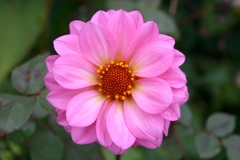
#> input picture homework/homework_1/flower.jpg, 240 x 160 px
$ jupyter execute HW1.ipynb   (shell and % lines are left out)
#> lines starting #> are read from the running program, lines starting #| are printed output that depends on the picture
# Question 1a: %timeit
You may know from your experiences with matlab that you should always prefer vector- or matrix-based operations over for loops, if possible (hence the name **mat**(rix)**lab**(oratory)). The same is true of python -- you should prefer numpy-array-based operations over for loops. This will also be important for tensorflow -- as much as possible, you should avoid using python for loops when writing tensorflow code. To examine the impact of using for loops over numpy-array-based operations, for this question, you will exploit one of jupyter's built-in magic commands, `%timeit`:

[cell 1]
import numpy as np
np.zeros((100,100))  # provide statistics on how long it takes to generate a 100x100 array of 0s

As you can see, all you need to do is put `%timeit` before the command that you would normally run and jupyter will run that line multiple times to generate computation timing statistics.

Now, let's compare the computation timing for multiplying two random matrices, each with a dimension of 100x100, using 1) `np.matmul` and 2) multiple embedded for loops. For (2), please write your own function to implement the for loops. Feel free to wrap (2) into a function definition. Verify that (1) and (2) produce the same output. According to `%timeit`, how many times faster is (1) than (2)?

[cell 2]
# Create two random 100x100 matrices
A = np.random.rand(100, 100)
B = np.random.rand(100, 100)

# Define a function for matrix multiplication using for loops
def formatmul(a, b):
    dim1 = a.shape[0]
    innerdim = a.shape[1]
    dim2 = b.shape[1]
    c = np.zeros((dim1, dim2))
    for k in range(0, dim2):
        for i in range(0, dim1):
            value = 0
            for j in range(0, innerdim):
                value = value + a[i, j]*b[j, k]
            c[i, k] = value
    return c

# Time both operations
print('The np.matmul takes')
print('\nMy matrix multiplication function takes')

We see that the np.matmul method is almost 10,000 times faster than the for loop method (700 ms / 70 us ~ 10,000).

# Question 1b
There are two main ways of computing convolutions digitally: 1) directly, using the definition of a convolution, and 2) using the convolution theorem that you proved in the written portion of this homework assignment (i.e., using ffts). Which method is more efficient depends on the sizes of the inputs. Let's use `%timeit` to compare the speeds for 1D convolutions using [`scipy.signal.convolve `](https://docs.scipy.org/doc/scipy/reference/generated/scipy.signal.convolve.html). This function has an argument called "method", which can be set to "direct" or "fft", which correspond to (1) and (2) above. Use this function to convolve two random 1D signals of lengths $n=100, 500, 1000,$ and $2000$, and compare the speed of both methods. For which n do(es) method 1 outperform method 2, and vice versa? Can you make any generalizations based on these results about when one method outperforms the other?

[cell 3]
from scipy.signal import convolve
size = [100, 500, 1000, 2000]

print('Timings for Direct Method')
for i in size:
    a = np.random.randn(i)
    b = np.random.randn(i)
    print('\nConvolution of two 1D arrays size', i, 'is:')
    convolve(a, b, 'full', 'direct')

[cell 4]
print('Timings for fft method')
for i in size:
    a = np.random.randn(i)
    b = np.random.randn(i)
    print('\nConvolution of two 1D arrays size', i, 'is:')
    convolve(a, b, 'full', 'fft')

### Question 1b Discussion
From the operations in the two kernels above we can see that for small arrays, convolution using the direct method is faster than convolution using the Fourier (fft) method. For arrays of size 100, 500, 1000, and 2000, this is true except for the largest array convolution (size 2000 array). With this largest array in the set, the fft method is faster than the direct method. We cannot make a complete generalization from these results, but we can say that a convolution using arrays smaller than 1000 entries will be faster with the direct method, and a convolution using arrays larger than 2000 entries will be faster with the fft method. (We do not know at what array size between 1000 and 2000 the fft method becomes faster than the direct one.)

# Question 2: the convolution theorem
As we investigated in question 1b, it is also possible to do convolutions using Fourier transforms, and in some cases this is the preferable method. In fact, there is some body of work investigating the use of ffts and multiplication to do convolution operations in convolutional neural networks.

For this question, to illustrate this theorem, given a convolutional kernel you will find the corresponding Fourier operation that produces the same result. To this end,

1. create a 7x7 Gaussian kernel with a standard deviation $\sigma=2$ (using a pixel grid spacing of 1)
2. load an image, if it is color then convert it to grayscale (you can just sum the 3 color channels), and then resize the image into a 128x128 array
3. compute the convolution  - you can use a numpy (np) or scipy function. Make sure the output is the same size as the input image, which is slightly different than the formal definition of a discrete convolution, but is something that is usually convenient to do.
4. Find the Fourier filter that does the same operation in the Fourier domain, and show the resulting blurred image implemented using the Fourier method (i.e., if $I_{2}=I_{1}*h$, then $\mathcal{F}[I_{2}]=\mathcal{F}[I_{1}]\mathcal{F}[h]$, so find the correct array for $\mathcal{F}[h]$ and re-generate $I_2$).

[cell 5]
# the following line will cause subsequent plotting commands to display directly in the notebook
import matplotlib.pyplot as plt
from scipy import misc

# Part 1
# Create gaussian kernel
mu = 3.0
std = 2.0
x, y = np.mgrid[-3:4, -3:4]
gauss = np.exp(-((x**2/mu + y**2/mu)/(2.0*std**2)))
gauss = gauss/gauss.sum()

print('Gaussian Kernel')
plt.imshow(gauss)
plt.show()
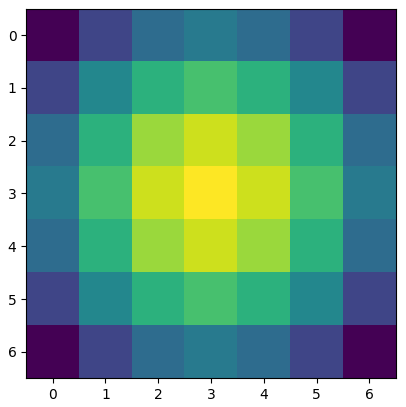
#> figure drawn by matplotlib, 1 panel

[cell 6]
# Part 2
# Read in the image and display it
from skimage.transform import resize
img = plt.imread('flower.jpg')
#> img is the input picture: shape (160, 240, 3); mean R, G, B 123.4, 88.9, 103
plt.imshow(img)
plt.show()

# Convert to grayscale by summing the channels and display
img_gray = (0.3*img[:, :, 0] + 0.6*img[:, :, 1] + 0.1*img[:, :, 2])
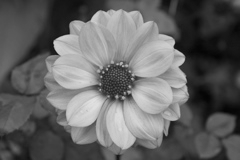
#> img_gray: shape (160, 240) float64; min 4.1, max 226.4, mean 100.7
plt.imshow(img_gray, cmap = 'gray')
plt.show()

# Resize and display
img_gray = resize(img_gray, (128,128))
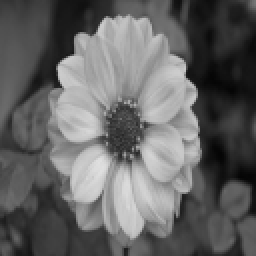
#> img_gray: shape (128, 128) float64 (shown 2 times larger); min 5.04, max 224.1, mean 100.7
plt.imshow(img_gray, cmap = 'gray')
plt.show()

[cell 7]
# Part 3
# Convolve gaussian kernel over the image and display result
from scipy import signal
conv_img = signal.convolve2d(img_gray, gauss, 'same')
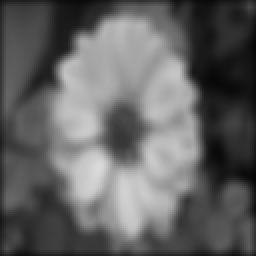
#> conv_img: shape (128, 128) float64 (shown 2 times larger); min 5.91, max 219.1, mean 99.2
plt.imshow(conv_img, cmap = 'gray')

[cell 8]
# Part 4
# Create matrix h by padding the gaussian kernel with zeros
from numpy.fft import fft2, ifft2, fftshift, ifftshift
h = np.pad(gauss, (60, 61), 'constant', constant_values = 0)

# Fourier transform matrix h and the input
ft_h = fftshift(fft2(h))
ft_in = fftshift(fft2(img_gray))

# Elementwise produce the transforms and take inverse transform, display result
ft_out = ft_in*ft_h
img_out = ifftshift(ifft2(ft_out))
plt.imshow(abs(img_out), cmap = 'gray')
print('Note that this blurred image is the same as the one above.')
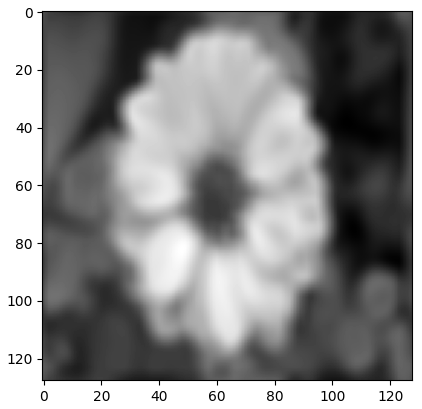
#> figure drawn by matplotlib, 1 panel

# Question 3: data augmentation
One indispensable tool used in deep learning is data augmentation. That is, we can to some extent artificially increase the size of our dataset by randomly altering the current dataset. One common augmenting operation is to do random crops of the original image. For example, researchers designing neural networks for ImageNet, a dataset of natural RGB images, typically resize the images to 256x256x3 and then take a random 224x224x3 crop such that the latter fits entirely in the former.

For this question, take a picture with your phone or find a picture online, load it into jupyter, resize it to 256x256x3 (discard the alpha channel if one is present), and then perform the random 224x224x3 crop. The crops should be uniformly distributed within the bounding 256x256 box and do not need to be rotated. Please display the 256x256x3 image and 5 random crops using `plt.imshow`.

[cell 9]
# Read in image and display
img2 = plt.imread('tower.jpg')
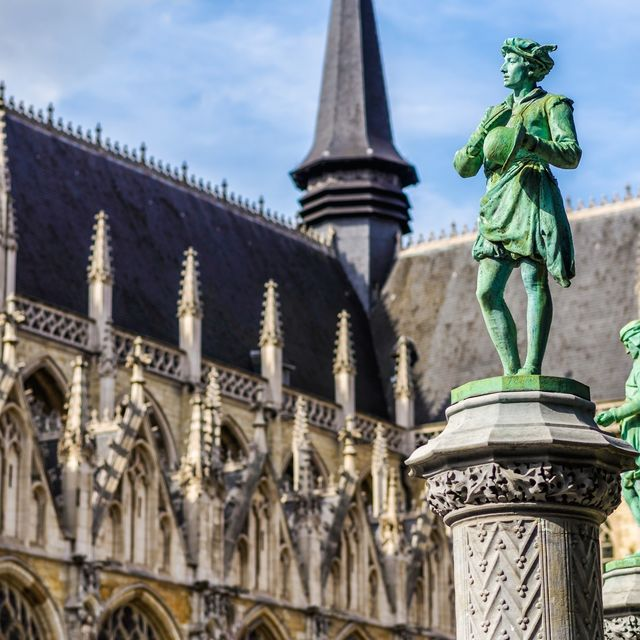
#> input picture homework/homework_1/tower.jpg, 640 x 640 px
#> img2 is the input picture: shape (640, 640, 3); mean R, G, B 121.2, 125.3, 127.9
img2_resize = resize(img2, (256,256,3))
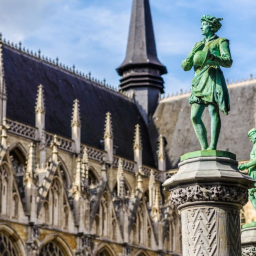
#> img2_resize: shape (256, 256, 3) float64; mean R, G, B 0.475, 0.491, 0.501
plt.imshow(img2_resize)
print('Original Image')
plt.show()

# Enter square crop size and the current image shape
crop_size = 224
width = img2_resize.shape[0]
#> width = 256
height = img2_resize.shape[1]
#> height = 256

# Run for loop to produce 5 random crops
print('Cropped Images')
for i in range(0, 5):
    x_start = np.random.randint(0, width - crop_size)
    y_start = np.random.randint(0, height - crop_size)
    crop_img = img2_resize[x_start:x_start+crop_size, y_start:y_start+crop_size, :]
    plt.imshow(crop_img)
    plt.show()
#> this loop made 5 passes
#> pass 1, `crop_img = img2_resize[x_start:x_start+crop_size, y_start:y_start+crop..`:
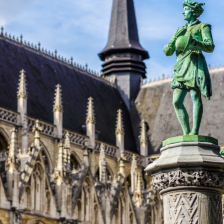
#> crop_img: shape (224, 224, 3) float64; mean R, G, B 0.462, 0.476, 0.483
#> pass 2, `crop_img = img2_resize[x_start:x_start+crop_size, y_start:y_start+crop..`:
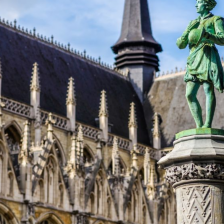
#> crop_img: shape (224, 224, 3) float64; mean R, G, B 0.455, 0.461, 0.459
#> pass 3, `crop_img = img2_resize[x_start:x_start+crop_size, y_start:y_start+crop..`:
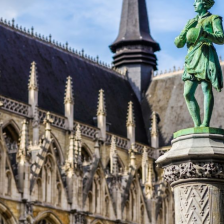
#> crop_img: shape (224, 224, 3) float64; mean R, G, B 0.455, 0.46, 0.457

# Note for the random crops below that it is hard to tell the crops are random,
# because very little of the image is cropped out. For more clear
# evidence of random cropping, use a smaller cropped image size by changing the crop_size variable.
